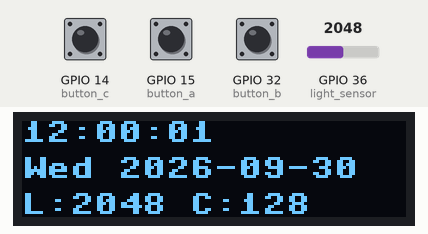
A program run on a simulated ESP32 board running MicroPython. Parts: 128×32 one-colour display. The inputs (shaded band) are chosen by the test bench; at power-on: GPIO 15 (button_a) HIGH, GPIO 36 (light_sensor) = 2048, GPIO 14 (button_c) HIGH, GPIO 32 (button_b) HIGH (analog values on the 0–4095 scale). The clock reads 2024-03-15 10:24:30 at power-on unless the program sets it; library files of the repository ran but are not shown: ssd1306.py; what the program prints to the serial console is not drawn.

Above: at 1.2 s.
1.3 s: GPIO 15 (button_a) pulled LOW for 0.15 s
At 2.5 s:
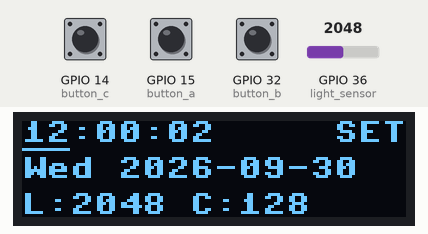
4.4 s: GPIO 36 (light_sensor) set to 2866
At 5.8 s:
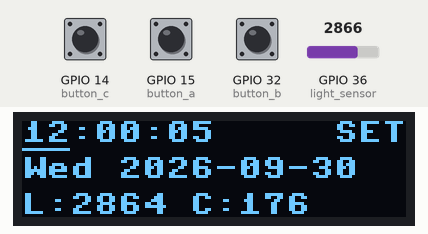
7.4 s: GPIO 14 (button_c) pulled LOW for 0.15 s
At 8.8 s:
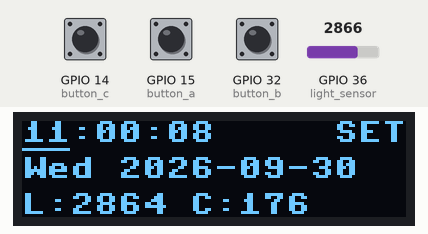
9.5 s: GPIO 32 (button_b) pulled LOW for 0.15 s
At 10.8 s:
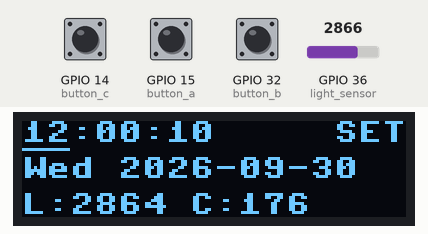
11.5 s: GPIO 14 (button_c) pulled LOW for 1 s
At 12.5 s:
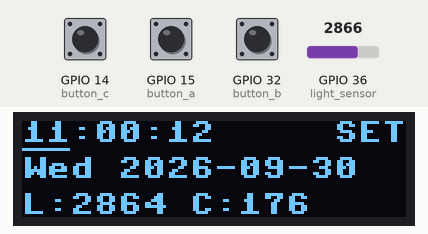
14.0 s: GPIO 15 (button_a) pulled LOW for 1 s
At 14.8 s:
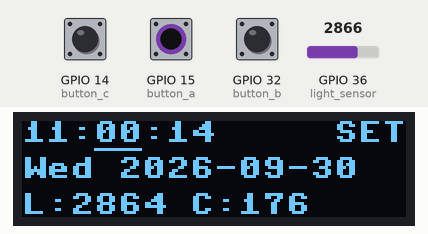
Timing chart, 0 to 17.0 s (numbered marks = the images above; inputs shaded):
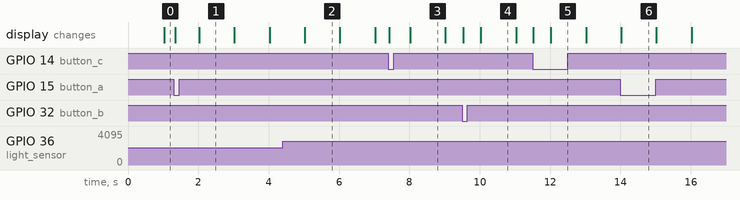

The program:

checkpoint2.py
```python
from machine import RTC, I2C, Pin, ADC
import micropython
import time
import ssd1306

# The RTC keeps counting while the board is powered, but we reset it to a
# fixed value on every boot so the starting time is predictable.
# Tuple format: (year, month, day, weekday, hours, minutes, seconds, subseconds)
# weekday: 0 = Monday ... 6 = Sunday
rtc = RTC()
rtc.datetime((2026, 9, 30, 2, 12, 0, 0, 0))

# The OLED FeatherWing is a 128x32 SSD1306 on the Feather's I2C pins.
# Feather ESP32 V2: SCL = GPIO 20, SDA = GPIO 22.
i2c = I2C(0, scl=Pin(20), sda=Pin(22), freq=400000)
oled = ssd1306.SSD1306_I2C(128, 32, i2c)

# Analog light sensor, same wiring as Lab 2. Higher readings mean more light.
light_sensor = ADC(Pin(36))
light_sensor.atten(ADC.ATTN_11DB)  # full 0-3.3 V input range
light_sensor.width(ADC.WIDTH_12BIT)  # readings are 0..4095

# The SSD1306 sets brightness through its contrast register (0-255). Keep a
# small minimum so the time is still readable in a dark room.
MIN_CONTRAST = 1
MAX_CONTRAST = 255
# Only resend the contrast command when it changes by more than this, so
# sensor noise does not cause constant I2C writes or visible flicker.
CONTRAST_STEP = 8
# Exponential smoothing factor for the light reading (0..1, lower = smoother).
LIGHT_SMOOTHING = 0.2

DAYS = ("Mon", "Tue", "Wed", "Thu", "Fri", "Sat", "Sun")

# OLED FeatherWing buttons. Each connects its pin to GND when pressed, so the
# internal pull-up keeps the pin HIGH when released and a press is a falling edge.
#   A: cycle mode (run -> set hour -> set minute -> set second -> run)
#   B: increment the selected field
#   C: decrement the selected field
button_a = Pin(15, Pin.IN, Pin.PULL_UP)
button_b = Pin(32, Pin.IN, Pin.PULL_UP)
button_c = Pin(14, Pin.IN, Pin.PULL_UP)

DEBOUNCE_MS = 50

# Mode 0 is normal running; modes 1-3 select which field the buttons edit.
MODE_RUN, MODE_HOUR, MODE_MINUTE, MODE_SECOND = 0, 1, 2, 3
# Index into the rtc.datetime() tuple and wrap-around limit for each field.
FIELDS = {
    MODE_HOUR: (4, 24),
    MODE_MINUTE: (5, 60),
    MODE_SECOND: (6, 60),
}

mode = MODE_RUN
needs_redraw = True


def change_field(step):
    global needs_redraw

    if mode == MODE_RUN:
        return
    index, limit = FIELDS[mode]
    now = list(rtc.datetime())
    now[index] = (now[index] + step) % limit
    now[7] = 0  # restart the subsecond counter so the new second is a full one
    rtc.datetime(tuple(now))
    needs_redraw = True


def handle_a(_):
    global mode, needs_redraw
    mode = (mode + 1) % 4
    needs_redraw = True


def handle_b(_):
    change_field(1)


def handle_c(_):
    change_field(-1)


def make_isr(handler):
    # Each button gets its own debounce timestamp so presses on different
    # buttons do not block each other.
    last_press_ms = 0

    def isr(_):
        nonlocal last_press_ms

        now = time.ticks_ms()
        # Mechanical buttons can rapidly switch between HIGH and LOW while being
        # pressed. Ignore those false edges for 50 ms after a valid press.
        if time.ticks_diff(now, last_press_ms) < DEBOUNCE_MS:
            return

        last_press_ms = now
        # Changing the RTC and redrawing are too slow for an ISR, so queue the
        # work for normal execution and keep the interrupt handler short.
        micropython.schedule(handler, 0)

    return isr


button_a.irq(trigger=Pin.IRQ_FALLING, handler=make_isr(handle_a))
button_b.irq(trigger=Pin.IRQ_FALLING, handler=make_isr(handle_b))
button_c.irq(trigger=Pin.IRQ_FALLING, handler=make_isr(handle_c))


def draw(year, month, day, weekday, hours, minutes, seconds, light, contrast):
    oled.fill(0)
    oled.text("{:02d}:{:02d}:{:02d}".format(hours, minutes, seconds), 0, 0)
    oled.text("{} {:04d}-{:02d}-{:02d}".format(
        DAYS[weekday], year, month, day), 0, 12)
    # Bottom line: raw light reading and the contrast it maps to.
    oled.text("L:{:4d} C:{:3d}".format(light, contrast), 0, 24)

    if mode != MODE_RUN:
        # Underline the field being edited. Each character is 8 px wide and
        # the fields start at columns 0, 3, and 6 of "HH:MM:SS".
        x = (mode - 1) * 24
        # The provided driver has no hline(), so draw on its framebuffer.
        oled.framebuf.hline(x, 9, 16, 1)
        oled.text("SET", 104, 0)

    oled.show()


def light_to_contrast(light):
    # Linear map: dark room (0) -> MIN_CONTRAST, bright room (4095) -> MAX_CONTRAST.
    return MIN_CONTRAST + (MAX_CONTRAST - MIN_CONTRAST) * light // 4095


print("Checkpoint 2 - Part 2 Task 4")

last_second = -1
light = light_sensor.read()
contrast = light_to_contrast(light)
oled.contrast(contrast)

while True:
    # Smooth the reading so a passing shadow or ADC noise does not make the
    # screen flicker.
    smoothed = (1 - LIGHT_SMOOTHING) * light + LIGHT_SMOOTHING * light_sensor.read()
    light = round(smoothed)

    target = light_to_contrast(light)
    # Always allow reaching the exact limits so full dim/bright is possible.
    if (abs(target - contrast) >= CONTRAST_STEP
            or (target != contrast and target in (MIN_CONTRAST, MAX_CONTRAST))):
        contrast = target
        oled.contrast(contrast)

    year, month, day, weekday, hours, minutes, seconds, _ = rtc.datetime()

    # Redraw when the second changes or a button changed something, to avoid
    # needless I2C traffic.
    if seconds != last_second or needs_redraw:
        last_second = seconds
        needs_redraw = False
        draw(year, month, day, weekday, hours, minutes, seconds, light, contrast)
        print("light:", light, "contrast:", contrast)

    time.sleep_ms(20)
```

Measured:
- after the input at 1.3 s, the display: first changes after 0.05 s (image 1 shows a later state)
- what the display in image 1 shows lasts 1.0 s, from 2.0 s to 3.0 s
